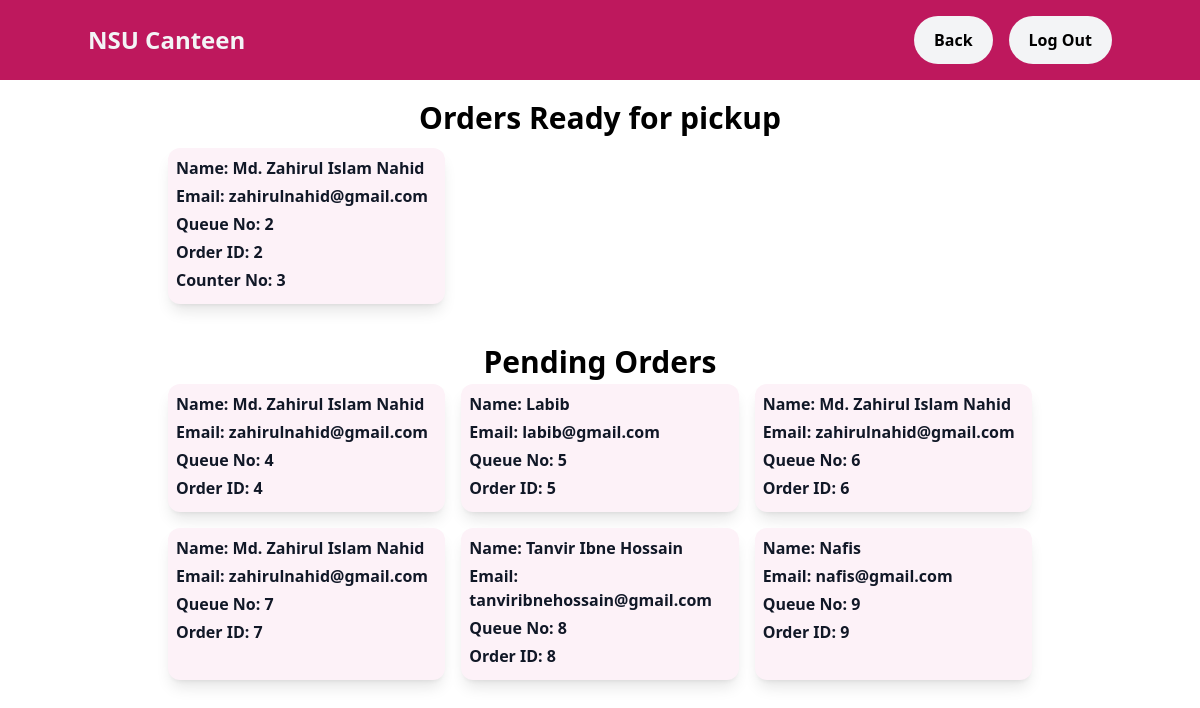
The app's page /output/queue.php with its own data.
### tables this page shows
CREATE TABLE `Queue` (
  `QueueNo` int(11) NOT NULL,
  `OrderID` int(11) NOT NULL,
  `Counter` int(11) DEFAULT NULL
);

CREATE TABLE `users` (
  `id` int(11) NOT NULL,
  `category` int(11) NOT NULL,
  `name` varchar(50) NOT NULL,
  `email` varchar(50) NOT NULL,
  `phone` varchar(20) NOT NULL,
  `password` varchar(50) NOT NULL,
  `verified` varchar(255) NOT NULL DEFAULT 'pending',
  `token` varchar(255) NOT NULL
);

### output/queue.php (the view, shortened to what this page needs)
<html>
<head>
    <link rel="stylesheet" href="outputstyles.css">
    <script src="https://cdn.tailwindcss.com"></script>
</head>
<nav class="bg-pink-700 py-4 px-4 sm:px-6 md:px-14 z-10">
    <div class="container mx-auto flex justify-between items-center">
        <button onClick="history.back()" class="text-gray-100 text-2xl border-white font-fatface">NSU Canteen</button>
        <div class="relative flex items-center">
            <button onClick="history.back()"
                class=" flex justify-center items-center bg-gray-100 hover:bg-pink-700 hover:text-white text-black font-raleway py-3 px-5 rounded-full hover:ring-2 hover:ring-white hover:translate-0 hover:transition-shadow ml-4">Back</button>
            <?php
            if (!isset($_SESSION["loggedin"]) || $_SESSION["loggedin"] !== true) {
                ?>
                <a href="login.php"
                    class=" flex justify-center items-center bg-gray-100 hover:bg-pink-700 hover:text-white text-black font-raleway py-3 px-5 rounded-full hover:ring-2 hover:ring-white hover:translate-0 hover:transition-shadow ml-4">
                    <i class="fas fa-sign-out-alt"></i> Log Out
                </a>
            <?php } ?>
        </div>
    </div>
</nav>
<body class=" scroll-smooth font-semibold min-h-screen bg-cover bg-no-repeat w-full"
    style="background-image: url('images/Homepage bg .png'); backdrop-filter:blur(3px);">
    <h1 class="my-5 text-center text-3xl h-2 ">Orders Ready for pickup</h1>
    <ul class="grid sm:grid-cols-1 md:grid-cols-3 gap-4 mx-auto container shadow-none md:px-20 py-5 sm:px-10">
        <?php
        include("connection.php");
        $sql = "SELECT * FROM Queue WHERE counter IS NOT NULL";
        $result = $conn->Query($sql);
        if ($result == true) {
            if ($result->num_rows > 0) {
                while ($row = $result->fetch_assoc()) { ?>
                    <li class="p-2 bg-pink-50 rounded-xl shadow-lg overflow-hidden flex">
                        <div class="flex-grow p-0">
                            <?php
                            $orderDetails = "SELECT BILL.*, users.id,users.name, users.email
                        FROM BILL
                        INNER JOIN users ON BILL.CustomerID = users.id
                        WHERE OrderID = " . $row["OrderID"] . ";";
                            $orderDetails = $conn->query($orderDetails);
                            $orderDetails = $orderDetails->fetch_assoc();
                            ?>
                            <h3 class="text-base font-raleway text-gray-900 mb-1">
                                Name:
                                <?php echo $orderDetails["name"] ?>
                            </h3>
                            <p class="text-base font-raleway text-gray-900 mb-1">
                                Email:
                                <?php echo $orderDetails["email"] ?>
                            </p>
                            <h3 class="text-base font-raleway text-gray-900 mb-1">Queue No:
                                <?php echo $row['QueueNo'] ?>
                            </h3>
                            <h3 class="text-base font-raleway text-gray-900 mb-1">Order ID:
                                <?php echo $row["OrderID"] ?>
                            </h3>
                            <h1 class="text-base font-raleway text-gray-900 mb-1"><b>Counter No:
                                    <?php echo $row["Counter"] ?>
                                </b>
                            </h1>
                        </div>
                    </li>
                <?php }
            }
        }
        ?>
    </ul>
    <h1 class="md:py-5 text-center text-3xl  h-2 ">Pending Orders</h1>
    <ul class="grid sm:grid-cols-1 md:grid-cols-3 gap-4 mx-auto container shadow-none md:px-20 py-5 sm:px-10">
        <?php
        $sql = "SELECT * FROM Queue WHERE counter IS NULL";
        $result = $conn->Query($sql);
        if ($result == true) {
            if ($result->num_rows > 0) {
                while ($row = $result->fetch_assoc()) { ?>
                    <li class="p-2 bg-pink-50 rounded-xl shadow-lg overflow-hidden flex">
                        <div class="flex-grow p-0">
                            <?php
                            $orderDetails = "SELECT BILL.*, users.id,users.name, users.email
                        FROM BILL
                        INNER JOIN users ON BILL.CustomerID = users.id
                        WHERE OrderID = " . $row["OrderID"] . ";";
                            $orderDetails = $conn->query($orderDetails);
                            $orderDetails = $orderDetails->fetch_assoc();
                            ?>
                            <h3 class="text-base font-raleway text-gray-900 mb-1">
                                Name:
                                <?php echo $orderDetails["name"] ?>
                            </h3>
                            <p class="text-base font-raleway text-gray-900 mb-1">
                                Email:
                                <?php echo $orderDetails["email"] ?>
                            </p>
                            <h3 class="text-base font-raleway text-gray-900 mb-1">Queue No:
                                <?php echo $row['QueueNo'] ?>
                            </h3>
                            <h3 class="text-base font-raleway text-gray-900 mb-1">Order ID:
                                <?php echo $row["OrderID"] ?>
                            </h3>
                        </div>
                    </li>
                <?php }
            }
        }
        ?>
    </ul>
</body>
</html>

### records on screen
queue: users.name "Md. Zahirul Islam Nahid", users.email "zahirulnahid@gmail.com", QueueNo "2", OrderID "2", Counter "3"
queue: users.name "Md. Zahirul Islam Nahid", users.email "zahirulnahid@gmail.com", QueueNo "4", OrderID "4"
queue: users.name "Labib", users.email "labib@gmail.com", QueueNo "5", OrderID "5"
queue: users.name "Md. Zahirul Islam Nahid", users.email "zahirulnahid@gmail.com", QueueNo "6", OrderID "6"
queue: users.name "Md. Zahirul Islam Nahid", users.email "zahirulnahid@gmail.com", QueueNo "7", OrderID "7"
queue: users.name "Tanvir Ibne Hossain", users.email "tanviribnehossain@gmail.com", QueueNo "8", OrderID "8"
queue: users.name "Nafis", users.email "nafis@gmail.com", QueueNo "9", OrderID "9"
